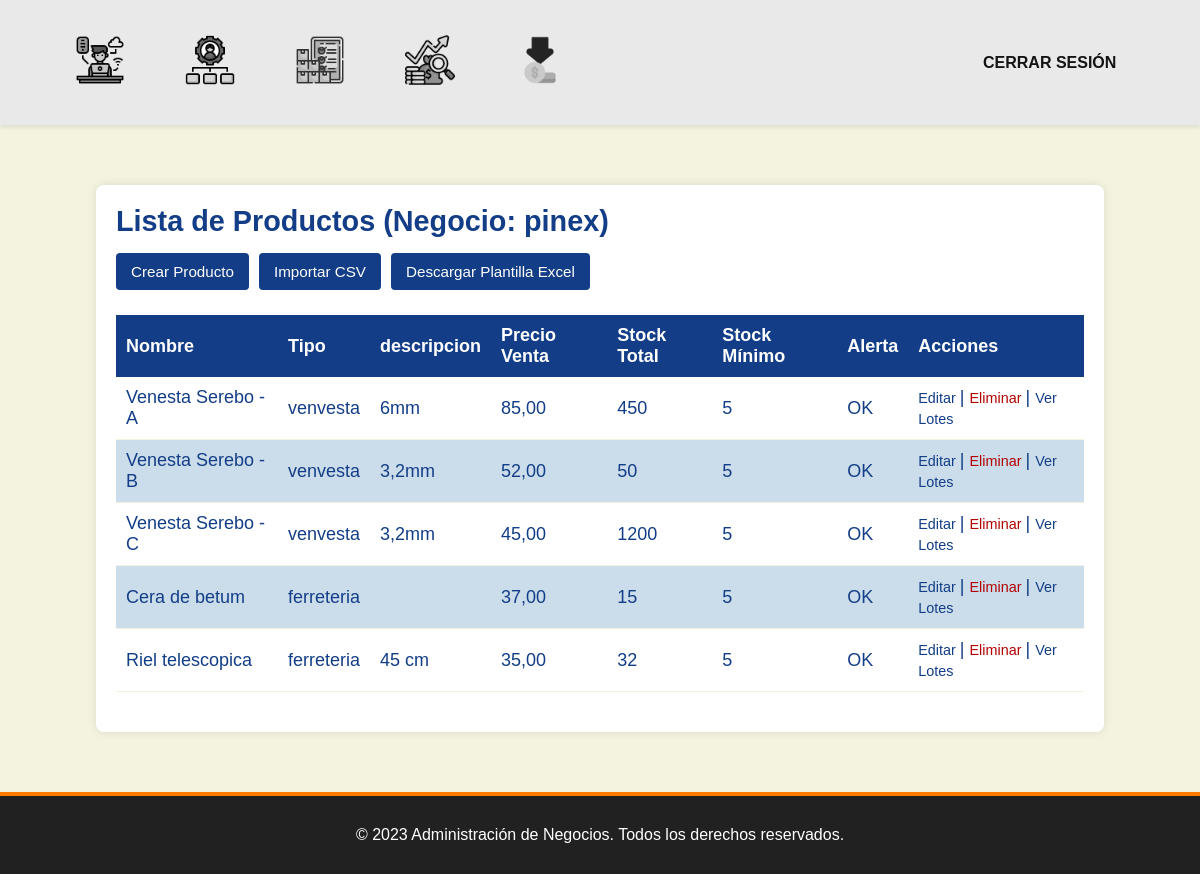
Page /inventario/productos/ (signed in) on the committed database.
### usuarios/models.py (models this page shows, shortened)
class Usuario(AbstractBaseUser, PermissionsMixin):
    username = models.CharField(max_length=150, unique=True)
    email = models.EmailField(unique=True)
    negocio = models.CharField(max_length=150, null=True, blank=True)
    ROL_CHOICES = [
        ('admin', 'Administrador'),
        ('empleado', 'Empleado'),
    ]
    rol = models.CharField(max_length=15, choices=ROL_CHOICES, default='empleado')
    is_active = models.BooleanField(default=True)
    is_staff = models.BooleanField(default=False)  # Bloquea acceso al panel Django Admin
    objects = UsuarioManager()
    USERNAME_FIELD = 'username'
    REQUIRED_FIELDS = ['email']

### inventario/models.py (models this page shows, shortened)
class Producto(models.Model):
    negocio = models.CharField(max_length=150, null=False, blank=False)
    nombre = models.CharField(max_length=150)
    tipo_producto = models.CharField(max_length=100, blank=True)
    descripcion = models.TextField(blank=True)
    precio_compra = models.DecimalField(max_digits=10, decimal_places=2, default=0)
    precio_venta = models.DecimalField(max_digits=10, decimal_places=2, default=0)
    stock_minimo = models.PositiveIntegerField(default=0)  # Para alertas
    permitir_stock_negativo = models.BooleanField(default=False)  # Admin decide
    fecha_creacion = models.DateTimeField(auto_now_add=True)
    fecha_actualizacion = models.DateTimeField(auto_now=True)
    @property
    def stock_total(self):
        lotes = self.lote_set.all()  # Relación inversa
        return sum(l.cantidad for l in lotes)
    def alerta_stock_minimo(self):
        return self.stock_total < self.stock_minimo

class Lote(models.Model):
    producto = models.ForeignKey(Producto, on_delete=models.CASCADE)
    cantidad = models.PositiveIntegerField(default=0)
    fecha_vencimiento = models.DateField(null=True, blank=True)
    fecha_actualizacion = models.DateTimeField(auto_now=True)

### inventario/views.py (the view)
# urls.py: path('productos/', lista_productos, name='lista_productos'),
@login_required
def lista_productos(request):
    productos = Producto.objects.filter(negocio=request.user.negocio)
    return render(request, 'inventario/lista_productos.html', {'productos': productos})

### inventario/templates/inventario/lista_productos.html (shortened to what this page needs)
{% extends 'base.html' %}
{% load static %}
{% block content %}
<div class="admin-dashboard">
  <h1 class="admin-title">Lista de Productos (Negocio: {{ request.user.negocio }})</h1>
  {% if request.user.rol == 'admin' %}
    <div class="admin-links">
      <p>
        <a href="{% url 'crear_producto' %}" class="admin-button">
          Crear Producto
        </a>
      </p>
      <p>
        <a href="{% url 'importar_inventario' %}" class="admin-button">
          Importar CSV
        </a>
      </p>
      <p>
        <a href="{% url 'descargar_plantilla_inventario' %}" class="admin-button">
          Descargar Plantilla Excel
        </a>
      </p>
    </div>
  {% endif %}
  <div class="table-responsive">
    <table class="admin-table">
      <thead>
        <tr>
          <th class="admin-table-header">Nombre</th>
          <th class="admin-table-header">Tipo</th>
          <th class="admin-table-header">descripcion</th>
          <th class="admin-table-header">Precio Venta</th>
          <th class="admin-table-header">Stock Total</th>
          <th class="admin-table-header">Stock Mínimo</th>
          <th class="admin-table-header">Alerta</th>
          {% if request.user.rol == 'admin' %}
            <th class="admin-table-header">Acciones</th>
          {% endif %}
        </tr>
      </thead>
      <tbody>
        {% for p in productos %}
          <tr class="admin-table-row">
            <td class="admin-table-data">{{ p.nombre }}</td>
            <td class="admin-table-data">{{ p.tipo_producto }}</td>
            <td class="admin-table-data">{{ p.descripcion }}</td>
            <td class="admin-table-data">{{ p.precio_venta }}</td>
            <td class="admin-table-data">{{ p.stock_total }}</td>
            <td class="admin-table-data">{{ p.stock_minimo }}</td>
            <td class="admin-table-data">
              {% if p.alerta_stock_minimo %}
                <strong class="admin-alert">¡Stock Bajo!</strong>
              {% else %}
                OK
              {% endif %}
            </td>
            {% if request.user.rol == 'admin' %}
              <td class="admin-table-data">
                <a href="{% url 'editar_producto' p.id %}"
                   class="admin-link-sm">
                  Editar
                </a> |
                <a href="{% url 'eliminar_producto' p.id %}"
                   class="admin-link-sm admin-link-danger"
                   onclick="return confirm('¿Eliminar producto?')">
                  Eliminar
                </a> |
                <a href="{% url 'lista_lotes' p.id %}"
                   class="admin-link-sm">
                  Ver Lotes
                </a>
              </td>
            {% endif %}
          </tr>
        {% endfor %}
      </tbody>
    </table>
  </div>
</div>
{% endblock %}

### static/css/header.css (style rules this page uses)
html, body { margin: 0; padding: 0; font-family: 'Century Gothic', sans-serif; background-color: #ffffff; }
h1, h2, h3 { font-family: 'Century Gothic', sans-serif; font-weight: bold; }
@media (min-width: 1024px) and (max-width: 1439px) { body { font-size: 18px; } }

### static/css/contenido.css (style rules this page uses)
* { margin: 0; padding: 0; box-sizing: border-box; }
html, body { font-family: "Century Gothic", sans-serif; background-color: #F3F3E0; color: #133E87; width: 100%; height: 100%; }
.admin-dashboard { width: 90%; max-width: 1200px; margin: 20px auto; padding: 20px; background-color: #FFFFFF; border-radius: 8px; box-shadow: 0 0 10px rgba(0,0,0,0.1); animation: fadeInUp 0.8s ease-in-out; }
.admin-title { font-size: 1.8rem; margin-bottom: 10px; }
.admin-button { display: inline-block; padding: 10px 15px; margin: 5px 0; background-color: #133E87; color: #FFFFFF; text-decoration: none; border: none; border-radius: 4px; cursor: pointer; font-size: 0.95rem; transition: background-color 0.3s ease; }
.table-responsive { width: 100%; overflow-x: auto; }
.admin-table { width: 100%; border-collapse: collapse; margin-bottom: 20px; }
.admin-table-header { background-color: #133E87; color: #FFFFFF; text-align: left; padding: 10px; font-weight: bold; }
.admin-table-row:nth-child(even) { background-color: #CBDCEB; }
.admin-table-data { padding: 10px; border-bottom: 1px solid #F3F3E0; }
.admin-link-sm { color: #133E87; text-decoration: none; font-size: 0.9rem; }
.admin-link-danger { color: #b30000; }
.admin-links { display: flex; flex-wrap: wrap; gap: 10px; margin-bottom: 20px; }

### rows in the picture
Usuario: user.negocio "pinex"
Producto: nombre "Venesta Serebo - A", tipo_producto "venvesta", descripcion "6mm", precio_venta "85,00", stock_total "450", stock_minimo "5", shows "OK"
Producto: nombre "Venesta Serebo - B", tipo_producto "venvesta", descripcion "3,2mm", precio_venta "52,00", stock_total "50", stock_minimo "5", shows "OK"
Producto: nombre "Venesta Serebo - C", tipo_producto "venvesta", descripcion "3,2mm", precio_venta "45,00", stock_total "1200", stock_minimo "5", shows "OK"
Producto: nombre "Cera de betum", tipo_producto "ferreteria", precio_venta "37,00", stock_total "15", stock_minimo "5", shows "OK"
Producto: nombre "Riel telescopica", tipo_producto "ferreteria", descripcion "45 cm", precio_venta "35,00", stock_total "32", stock_minimo "5", shows "OK"
